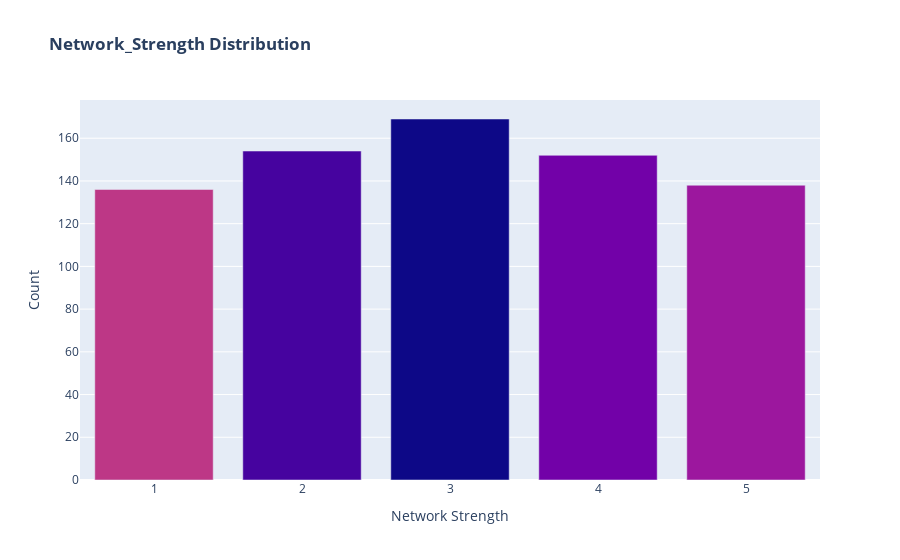

The notebook cell saved with this chart:
### Code cell
fig = go.Figure(data=[go.Bar(x=data['Network_Strength'].value_counts().index,
                             y=data['Network_Strength'].value_counts().values,
                             marker=dict(color=px.colors.sequential.Plasma))])

fig.update_layout(title_text="<b> Network_Strength Distribution</b>",
                  xaxis_title="Network Strength",
                  yaxis_title="Count")

fig.show()

### Figure 1 — Plotly figure (JSON) as saved in the notebook; plotly's stock layout.template omitted (floating-point values rounded to 4 significant figures)
{"data": [{"marker": {"color": ["#0d0887", "#46039f", "#7201a8", "#9c179e", "#bd3786", "#d8576b", "#ed7953", "#fb9f3a", "#fdca26", "#f0f921"]}, "type": "bar", "x": [3, 2, 4, 5, 1], "y": [169, 154, 152, 138, 136]}], "layout": {"title": {"text": "<b> Network_Strength Distribution</b>"}, "xaxis": {"title": {"text": "Network Strength"}}, "yaxis": {"title": {"text": "Count"}}}}
